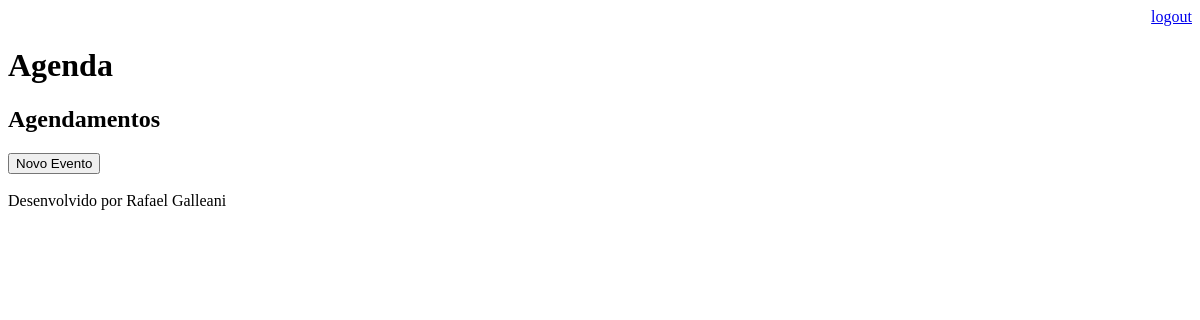
Before: /agenda/ (signed in) with the older database file.
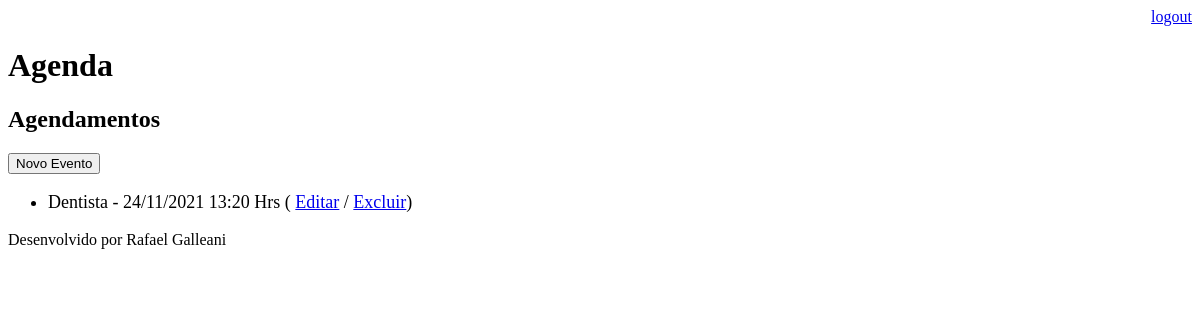
After: the same page with the newer database file.
### core/models.py (models this page shows, shortened)
class Evento (models.Model):
    objects = None
    titulo = models.CharField(max_length=100)
    descricao = models.TextField(blank=True, null=True)
    data_evento = models.DateTimeField(verbose_name='Data do Evento')
    data_criacao = models.DateTimeField(auto_now=True)
    usuario = models.ForeignKey(User, on_delete=models.CASCADE)
    class Meta:
        db_table = 'evento'
    def get_data_evento(self):
        return self.data_evento.strftime('%d/%m/%Y %H:%M Hrs')
    def get_evento_atrasado(self):
        if self.data_evento < datetime.now():
            return True
        else:
            return False

### core/views.py (the view)
# urls.py: path('agenda/', views.lista_eventos),
@login_required(login_url='/login/')
def lista_eventos(request):
    usuario = request.user
    data_atual = datetime.now() - timedelta(hours=1)
    evento = Evento.objects.filter(usuario=usuario,
                                   data_evento__gt=data_atual)
    dados = {'eventos': evento}
    return render(request, 'agenda.html', dados)

### Templates/agenda.html (shortened to what this page needs)
{% extends "model-page.html" %}
{% block content %}
    <h2>Agendamentos</h2>
    <a href="evento/">
        <button type="button">Novo Evento</button>
    </a>
    <ul style="font-size: 18px">
    {% for evento in eventos %}
        <li>
            <div style=>
                {{ evento.titulo }} - {{ evento.get_data_evento }}
                ( <a href="evento/?id={{ evento.id }}">Editar</a>
                / <a href="evento/delete/{{ evento.id }}/">Excluir</a>)
            </div>
        </li>
    {% endfor %}
    </ul>
{% endblock %}

Changed rows visible on the page:
now on this page (row edited): Evento: titulo "Dentista", get_data_evento "24/11/2021 13:20 Hrs"
